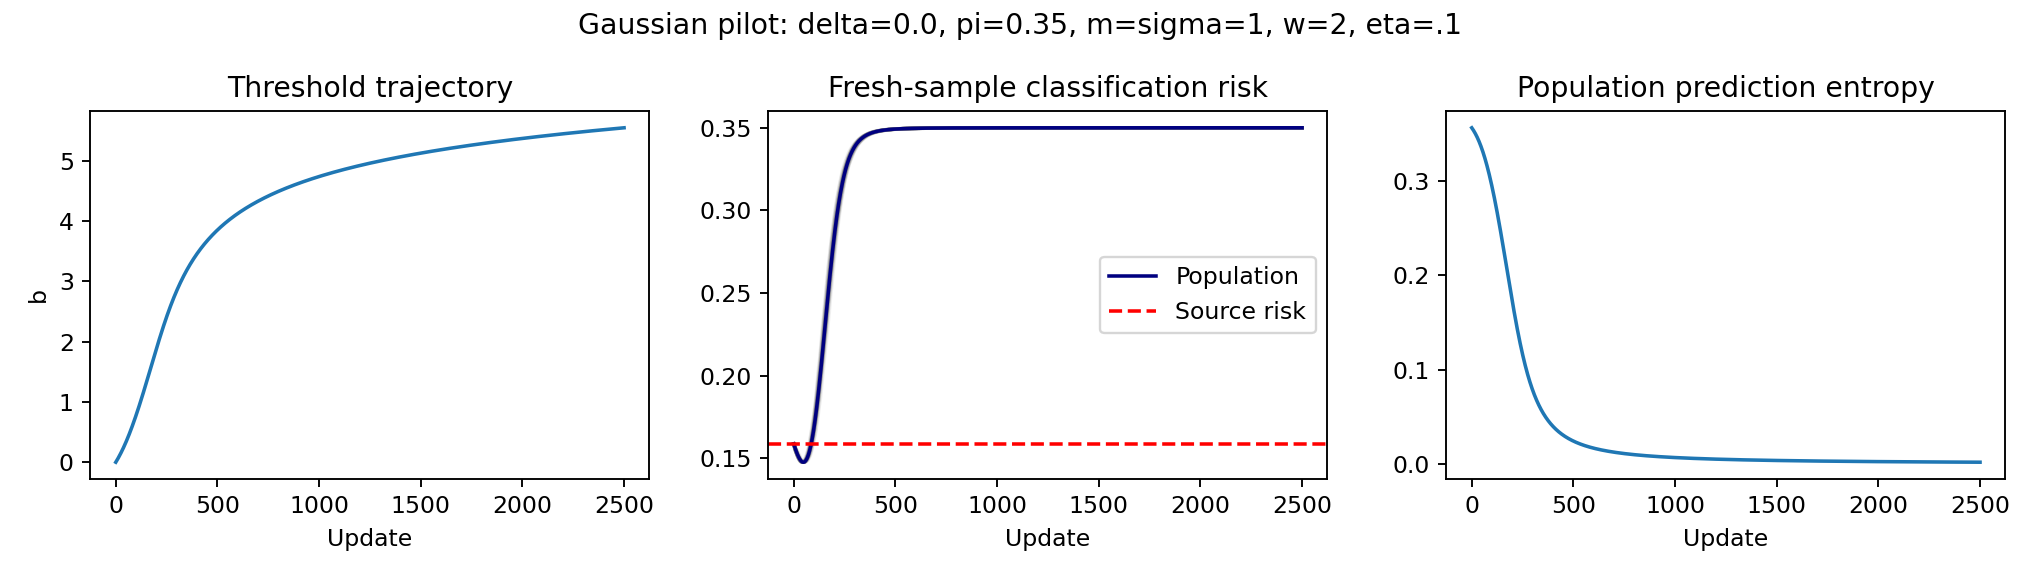

Write Python code to recreate this figure.
"""Gaussian-mixture threshold adaptation; CPU, fixed seed, no target labels used in updates."""
from pathlib import Path
import json, csv
import numpy as np
from scipy.special import expit, ndtr, roots_hermitenorm
import matplotlib
matplotlib.use('Agg')
import matplotlib.pyplot as plt

OUT = Path(__file__).resolve().parent
X, Q = roots_hermitenorm(160)
Q /= np.sqrt(2*np.pi)
M, SIGMA, W, ETA, T = 1., 1., 2., .1, 2500

def risk(b, delta, pi):
    return pi*ndtr((b-delta-M)/SIGMA)+(1-pi)*ndtr((delta-M-b)/SIGMA)

def grad(z, b):
    u = W*(z-b)
    return W*u*expit(u)*expit(-u)

def drift(b, delta, pi):
    return pi*np.dot(Q, grad(delta+M+SIGMA*X,b))+(1-pi)*np.dot(Q,grad(delta-M+SIGMA*X,b))

def population(delta, pi):
    b = np.zeros(T+1)
    for t in range(T):
        b[t+1] = b[t]-ETA*drift(b[t],delta,pi)
    return b, risk(b,delta,pi)

def main():
    rows = []
    for delta in [-.6,-.3,0.,.3,.6,1.]:
        for pi in [.2,.35,.5,.65,.8]:
            b,r = population(delta,pi)
            bad = np.flatnonzero(r>r[0]+.005)
            rows.append(dict(delta=delta,pi=pi,r0=float(r[0]),r_min=float(r.min()),r_final=float(r[-1]),
                             t_min=int(r.argmin()),first_exceed_005=int(bad[0]) if len(bad) else None,b_final=float(b[-1])))
    candidates = [r for r in rows if r['r_min']<r['r0']-.001 and r['r_final']>r['r0']+.005]
    chosen = max(candidates,key=lambda r:r['r_final']-r['r_min']) if candidates else rows[0]
    delta,pi = chosen['delta'],chosen['pi']
    b,r = population(delta,pi)
    rng = np.random.default_rng(20261024)
    paths = np.zeros((40,T+1))
    for t in range(T):
        y = np.where(rng.random((40,64))<pi,1.,-1.)
        z = delta+M*y+SIGMA*rng.normal(size=y.shape)
        paths[:,t+1] = paths[:,t]-ETA*grad(z,paths[:,t,None]).mean(axis=1)
    rr = risk(paths,delta,pi)
    zplus,zminus=delta+M+SIGMA*X,delta-M+SIGMA*X
    def ent(z):
        u=W*(z[None,:]-b[:,None])
        return np.logaddexp(0,u)-u*expit(u)
    entropy=pi*(ent(zplus)@Q)+(1-pi)*(ent(zminus)@Q)
    # Independent quadrature order checks and finite-difference sign check.
    x2,q2=roots_hermitenorm(256);q2/=np.sqrt(2*np.pi)
    err=max(abs(drift(v,delta,pi)-(pi*np.dot(q2,grad(delta+M+x2,v))+(1-pi)*np.dot(q2,grad(delta-M+x2,v)))) for v in np.linspace(-4,4,41))
    u=W*(zplus-.13); h=lambda bb:np.dot(Q,np.logaddexp(0,W*(zplus-bb))-W*(zplus-bb)*expit(W*(zplus-bb)))
    fd=(h(.130001)-h(.129999))/.000002
    fd_error=abs(fd-np.dot(Q,grad(zplus,.13)))
    report=dict(settings=dict(m=M,sigma=SIGMA,w=W,eta=ETA,steps=T,n=64,seeds=40,epsilon=.005,seed=20261024),
                selected=chosen,population_rebound_cases=len(candidates),grid_cases=len(rows),
                quadrature_max_abs_error=float(err),gradient_finite_difference_error=float(fd_error),
                entropy_start=float(entropy[0]),entropy_final=float(entropy[-1]),
                stochastic_final_risk_quantiles=np.quantile(rr[:,-1],[.1,.5,.9]).tolist())
    (OUT/'pilot_summary.json').write_text(json.dumps(report,indent=2),encoding='utf-8')
    with (OUT/'population_grid.csv').open('w',newline='') as f:
        wr=csv.DictWriter(f,fieldnames=rows[0].keys());wr.writeheader();wr.writerows(rows)
    np.savez_compressed(OUT/'pilot_paths.npz',b=b,risk=r,entropy=entropy,b_sgd=paths,risk_sgd=rr)
    fig,ax=plt.subplots(1,3,figsize=(12,3.4))
    ax[0].plot(b);ax[0].set(title='Threshold trajectory',xlabel='Update',ylabel='b')
    ax[1].plot(rr.T,color='gray',alpha=.12);ax[1].plot(r,color='navy',label='Population');ax[1].axhline(r[0],color='red',ls='--',label='Source risk');ax[1].legend();ax[1].set(title='Fresh-sample classification risk',xlabel='Update')
    ax[2].plot(entropy);ax[2].set(title='Population prediction entropy',xlabel='Update')
    fig.suptitle(f'Gaussian pilot: delta={delta}, pi={pi}, m=sigma=1, w=2, eta=.1')
    fig.tight_layout();fig.savefig(OUT/'pilot.png',dpi=170);plt.close(fig)
    print(json.dumps(report,indent=2))

if __name__=='__main__': main()
